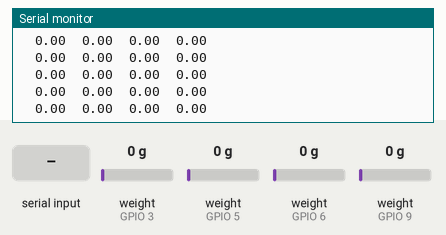
Simulated run of this sketch. Board: ESP8266 (NodeMCU). Parts: the last lines printed to the serial monitor. The inputs (shaded band) are chosen by the test bench; at power-on: weight on the scale (sensors on GPIO 9, GPIO 3, GPIO 5, GPIO 6) 0 g.

Above: at 10.9 s.
11.0 s: "t" received over Serial
12.5 s: weight on the scale (sensor on GPIO 9) set to 100 g
At 13.4 s:
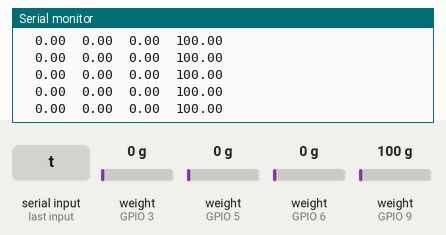
15.5 s: weight on the scale (sensor on GPIO 3) set to 100 g
At 16.4 s:
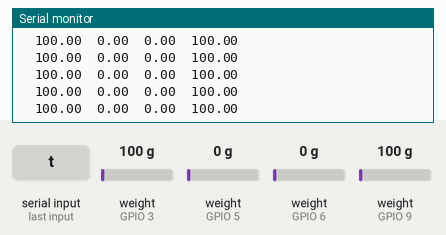
17.0 s: weight on the scale (sensor on GPIO 5) set to 100 g
At 17.7 s:
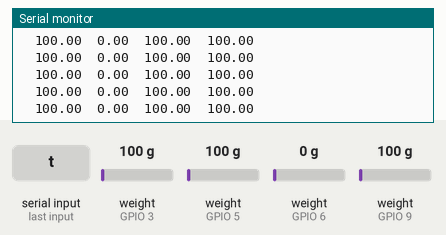
18.5 s: weight on the scale (sensor on GPIO 6) set to 100 g
At 19.3 s:
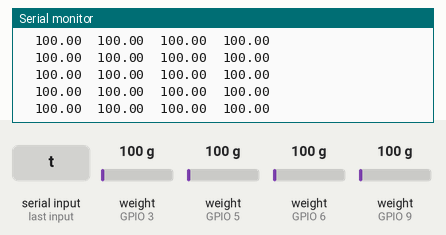
20.0 s: weight on the scale (sensor on GPIO 3) set to 1250 g
Timing chart, 0 to 20.5 s (numbered marks = the images above; inputs shaded):
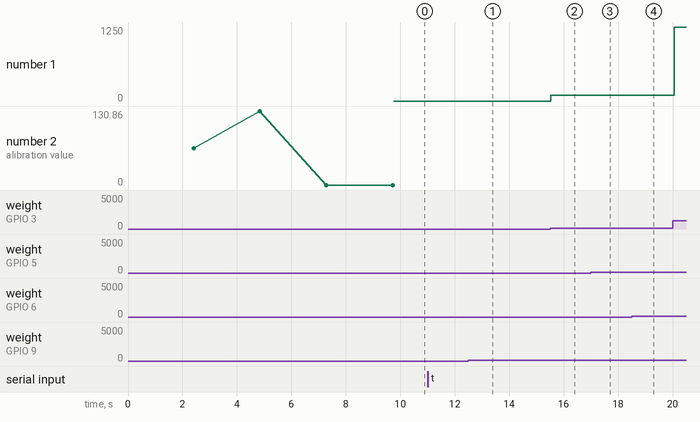

The sketch:

Testing4.ino
```cpp
#include <HX711_ADC.h>
#if defined(ESP8266)|| defined(ESP32) || defined(AVR)
#include <EEPROM.h>
#endif

//pins:
const int HX711_dout = 3; //mcu > HX711 dout pin
const int HX711_sck = 2; //mcu > HX711 sck pin

//2nd load cell
const int HX711_dout2 = 6; //mcu > HX711 dout pin
const int HX711_sck2 = 7; //mcu > HX711 sck pin

//3rd load cell
const int HX711_dout3 = 5; //mcu > HX711 dout pin
const int HX711_sck3 = 4; //mcu > HX711 sck pin

//4th load cell
const int HX711_dout4 = 9; //mcu > HX711 dout pin
const int HX711_sck4 = 8; //mcu > HX711 sck pin

//HX711 constructor:
HX711_ADC LoadCell(HX711_dout, HX711_sck);

//2nd load cell
HX711_ADC LoadCell2(HX711_dout2, HX711_sck2);

//3rd load cell
HX711_ADC LoadCell3(HX711_dout3, HX711_sck3);

//4th load cell
HX711_ADC LoadCell4(HX711_dout4, HX711_sck4);

const int calVal_calVal_eepromAdress = 0;
unsigned long t = 0;
float j,i ;
void setup() {
  Serial.begin(57600); delay(10);
  Serial.println();
  Serial.println("Starting...");

  float calibrationValue; // calibration value
  calibrationValue = 65.43; // uncomment this if you want to set this value in the sketch
#if defined(ESP8266) || defined(ESP32)
  //EEPROM.begin(512); // uncomment this if you use ESP8266 and want to fetch this value from eeprom
#endif
  //EEPROM.get(calVal_eepromAdress, calibrationValue); // uncomment this if you want to fetch this value from eeprom

//2nd load cell
float calibrationValue2; // calibration value
  calibrationValue2 = 65.43*2; // uncomment this if you want to set this value in the sketch

//3rd load cell
float calibrationValue3; // calibration value
  calibrationValue2 = 65.43*2; // uncomment this if you want to set this value in the sketch

//4th load cell
float calibrationValue4; // calibration value
  calibrationValue2 = 65.43*2; // uncomment this if you want to set this value in the sketch


  LoadCell.begin();
  unsigned long stabilizingtime = 2000; // tare preciscion can be improved by adding a few seconds of stabilizing time
  boolean _tare = true; //set this to false if you don't want tare to be performed in the next step
  LoadCell.start(stabilizingtime, _tare);
  if (LoadCell.getTareTimeoutFlag()) {
    Serial.println("Timeout, check MCU>HX711 wiring and pin designations");
  }
  else {
    LoadCell.setCalFactor(calibrationValue); // set calibration factor (float)
    Serial.println("Startup is complete");
  }
  while (!LoadCell.update());
  Serial.print("Calibration value: ");
  Serial.println(LoadCell.getCalFactor());
  Serial.print("HX711 measured conversion time ms: ");
  Serial.println(LoadCell.getConversionTime());
  Serial.print("HX711 measured sampling rate HZ: ");
  Serial.println(LoadCell.getSPS());
  Serial.print("HX711 measured settlingtime ms: ");
  Serial.println(LoadCell.getSettlingTime());
  Serial.println("Note that the settling time may increase significantly if you use delay() in your sketch!");
  if (LoadCell.getSPS() < 7) {
    Serial.println("!!Sampling rate is lower than specification, check MCU>HX711 wiring and pin designations");
  }
  else if (LoadCell.getSPS() > 100) {
    Serial.println("!!Sampling rate is higher than specification, check MCU>HX711 wiring and pin designations");
  }

//2nd load cell
  LoadCell2.begin();
  unsigned long stabilizingtime2 = 2000; // tare preciscion can be improved by adding a few seconds of stabilizing time
  boolean _tare2 = true; //set this to false if you don't want tare to be performed in the next step
  LoadCell2.start(stabilizingtime2, _tare2);
  if (LoadCell2.getTareTimeoutFlag()) {
    Serial.println("Timeout, check MCU>HX711 wiring and pin designations");
  }
  else {
    LoadCell2.setCalFactor(calibrationValue2); // set calibration factor (float)
    Serial.println("Startup is complete");
  }
  while (!LoadCell2.update());
  Serial.print("Calibration value: ");
  Serial.println(LoadCell2.getCalFactor());
  Serial.print("HX711 measured conversion time ms: ");
  Serial.println(LoadCell2.getConversionTime());
  Serial.print("HX711 measured sampling rate HZ: ");
  Serial.println(LoadCell2.getSPS());
  Serial.print("HX711 measured settlingtime ms: ");
  Serial.println(LoadCell2.getSettlingTime());
  Serial.println("Note that the settling time may increase significantly if you use delay() in your sketch!");
  if (LoadCell2.getSPS() < 7) {
    Serial.println("!!Sampling rate is lower than specification, check MCU>HX711 wiring and pin designations");
  }
  else if (LoadCell2.getSPS() > 100) {
    Serial.println("!!Sampling rate is higher than specification, check MCU>HX711 wiring and pin designations");
  }

//3rd load cell
  LoadCell3.begin();
  unsigned long stabilizingtime3 = 2000; // tare preciscion can be improved by adding a few seconds of stabilizing time
  boolean _tare3 = true; //set this to false if you don't want tare to be performed in the next step
  LoadCell3.start(stabilizingtime3, _tare3);
  if (LoadCell3.getTareTimeoutFlag()) {
    Serial.println("Timeout, check MCU>HX711 wiring and pin designations");
  }
  else {
    LoadCell3.setCalFactor(calibrationValue3); // set calibration factor (float)
    Serial.println("Startup is complete");
  }
  while (!LoadCell3.update());
  Serial.print("Calibration value: ");
  Serial.println(LoadCell3.getCalFactor());
  Serial.print("HX711 measured conversion time ms: ");
  Serial.println(LoadCell3.getConversionTime());
  Serial.print("HX711 measured sampling rate HZ: ");
  Serial.println(LoadCell3.getSPS());
  Serial.print("HX711 measured settlingtime ms: ");
  Serial.println(LoadCell3.getSettlingTime());
  Serial.println("Note that the settling time may increase significantly if you use delay() in your sketch!");
  if (LoadCell3.getSPS() < 7) {
    Serial.println("!!Sampling rate is lower than specification, check MCU>HX711 wiring and pin designations");
  }
  else if (LoadCell3.getSPS() > 100) {
    Serial.println("!!Sampling rate is higher than specification, check MCU>HX711 wiring and pin designations");
  }

//4th load cell
  LoadCell4.begin();
  unsigned long stabilizingtime4 = 2000; // tare preciscion can be improved by adding a few seconds of stabilizing time
  boolean _tare4 = true; //set this to false if you don't want tare to be performed in the next step
  LoadCell4.start(stabilizingtime4, _tare4);
  if (LoadCell4.getTareTimeoutFlag()) {
    Serial.println("Timeout, check MCU>HX711 wiring and pin designations");
  }
  else {
    LoadCell4.setCalFactor(calibrationValue4); // set calibration factor (float)
    Serial.println("Startup is complete");
  }
  while (!LoadCell4.update());
  Serial.print("Calibration value: ");
  Serial.println(LoadCell4.getCalFactor());
  Serial.print("HX711 measured conversion time ms: ");
  Serial.println(LoadCell4.getConversionTime());
  Serial.print("HX711 measured sampling rate HZ: ");
  Serial.println(LoadCell4.getSPS());
  Serial.print("HX711 measured settlingtime ms: ");
  Serial.println(LoadCell4.getSettlingTime());
  Serial.println("Note that the settling time may increase significantly if you use delay() in your sketch!");
  if (LoadCell4.getSPS() < 7) {
    Serial.println("!!Sampling rate is lower than specification, check MCU>HX711 wiring and pin designations");
  }
  else if (LoadCell4.getSPS() > 100) {
    Serial.println("!!Sampling rate is higher than specification, check MCU>HX711 wiring and pin designations");
  }

}

void loop() {
  static boolean newDataReady = 0;
  const int serialPrintInterval = 500; //increase value to slow down serial print activity

//2nd load cell
   static boolean newDataReady2 = 0;
  const int serialPrintInterval2 = 500; //increase value to slow down serial print activity

//3rd load cell
   static boolean newDataReady3 = 0;
  const int serialPrintInterval3 = 500; //increase value to slow down serial print activity

//4th load cell
   static boolean newDataReady4 = 0;
  const int serialPrintInterval4 = 500; //increase value to slow down serial print activity


  // check for new data/start next conversion:
  if (LoadCell.update()) newDataReady = true;

//2nd load cell
  // check for new data/start next conversion:
  if (LoadCell2.update()) newDataReady2 = true;

//3rd load cell
  // check for new data/start next conversion:
  if (LoadCell3.update()) newDataReady3 = true;

//4th load cell
  // check for new data/start next conversion:
  if (LoadCell4.update()) newDataReady4 = true;


   //get smoothed value from the dataset:
  if (newDataReady) {
    if (millis() > t + serialPrintInterval) {
      float i = LoadCell.getData();

      newDataReady = 0;
      t = millis();
    }
  }

//2nd load cell
  if (newDataReady2) {
    if (millis() > t + serialPrintInterval2) {
      float j = LoadCell2.getData();
      newDataReady2 = 0;
      t = millis();
    }
  }

//3rd load cell
  if (newDataReady3) {
    if (millis() > t + serialPrintInterval3) {
      float j = LoadCell3.getData();
      newDataReady3 = 0;
      t = millis();
    }
  }

//4th load cell
  if (newDataReady4) {
    if (millis() > t + serialPrintInterval4) {
      float j = LoadCell4.getData();
      newDataReady4 = 0;
      t = millis();
    }
  }
     // Serial.print("Load_cell : ");
      //Serial.print("\t");
      Serial.print(LoadCell.getData());
      Serial.print("\t");
      Serial.print(LoadCell2.getData());
      Serial.print("\t");
      Serial.print(LoadCell3.getData());
      Serial.print("\t");
      Serial.println(LoadCell4.getData());
      Serial.print("\t");
  // receive command from serial terminal, send 't' to initiate tare operation:
  if (Serial.available() > 0) {
    char inByte = Serial.read();
    if (inByte == 't') LoadCell.tareNoDelay();
  }

  // check if last tare operation is complete:
  if (LoadCell.getTareStatus() == true) {
    Serial.println("Tare complete");
  }

}
```

Measured:
- after the input at 12.5 s, the serial monitor: prints a new line after 0.09 s (image 1)
- after the input at 15.5 s, the serial monitor: prints a new line at once (image 2)
- after the input at 17.0 s, the serial monitor: prints a new line after 0.08 s (image 3)
- after the input at 18.5 s, the serial monitor: prints a new line at once (image 4)
- plotted number 1: 100 → 1250 after the input at 20.0 s
